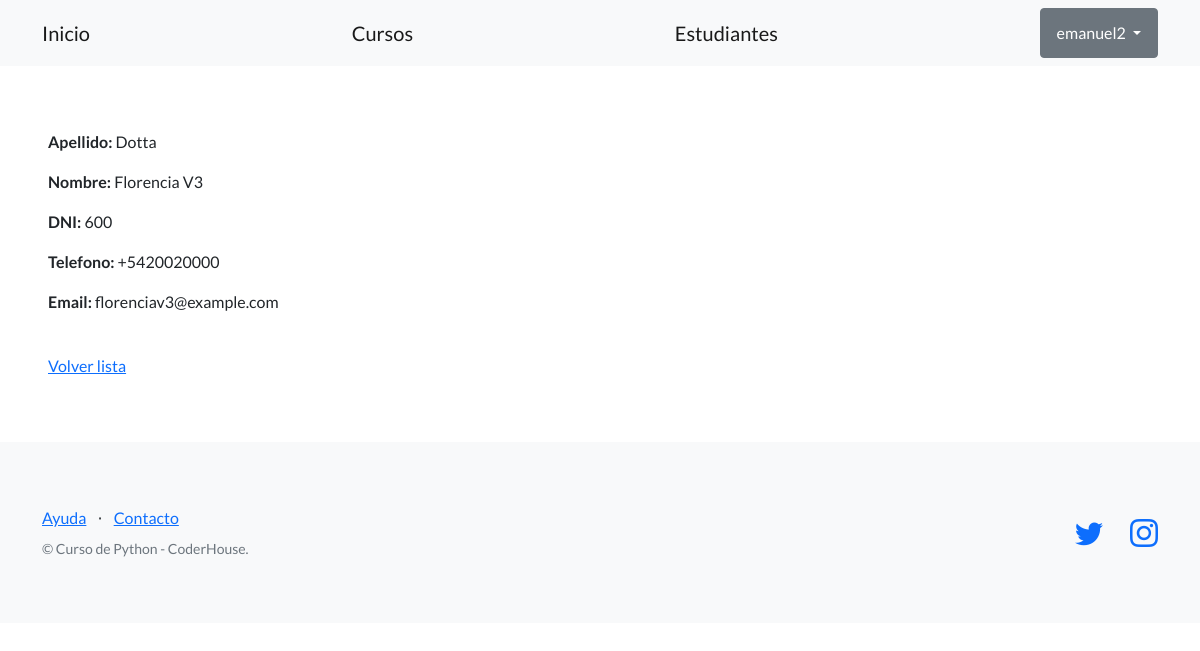
Page /estudios/estudiantes/2/ (signed in) on the committed database.
### control_estudios/models.py (models this page shows, shortened)
class Estudiante(models.Model):
    apellido = models.CharField(max_length=256)
    nombre = models.CharField(max_length=256)
    email = models.EmailField(blank=True)
    telefono = models.CharField(max_length=20, blank=True)
    dni = models.CharField(max_length=32)
    fecha_nacimiento = models.DateField(null=True)
    creador = models.ForeignKey(User, on_delete=models.SET_NULL, null=True)

### control_estudios/views.py (the view)
# urls.py: path('estudiantes/<int:pk>/', EstudianteDetailView.as_view(), name="ver_estudiante"),
class EstudianteDetailView(LoginRequiredMixin, DetailView):
    model = Estudiante
    success_url = reverse_lazy('lista_estudiantes')

### control_estudios/templates/control_estudios/estudiante_detail.html
{% extends "control_estudios/base.html" %}
{% block contenido %}
<p>
  <strong>Apellido:</strong> {{object.apellido}}
</p>
<p>
  <strong>Nombre:</strong> {{object.nombre}}
</p>
<p>
  <strong>DNI:</strong> {{object.dni}}
</p>
<p>
  <strong>Telefono:</strong> {{object.telefono}}
</p>
<p>
  <strong>Email:</strong> {{object.email}}
</p>
<br>
<a href="{% url 'lista_estudiantes' %}">Volver lista</a>
{% endblock contenido %}

### control_estudios/templates/control_estudios/base.html (shortened to what this page needs)
{% load static %}
<!DOCTYPE html>
<html lang="en">
    <head>
        <link href="https://cdn.jsdelivr.net/npm/bootstrap-icons@1.5.0/font/bootstrap-icons.css" rel="stylesheet" type="text/css" />
        <link href="{% static 'css/styles.css' %}" rel="stylesheet" />
    </head>
    <body>
        <nav class="navbar navbar-light bg-light static-top">
            <div class="container">
                <a class="navbar-brand" href="{% url 'inicio' %}">Inicio</a>
                <a class="navbar-brand" href="{% url 'lista_cursos' %}">Cursos</a>
                <a class="navbar-brand" href="{% url 'lista_estudiantes' %}">Estudiantes</a>
                {% if user.is_authenticated %}
                <div class="dropdown">
                    <button class="btn btn-secondary dropdown-toggle" type="button" id="dropdownMenuButton1" data-bs-toggle="dropdown" aria-expanded="false">
                        <div style="display: inline-flex;">
                            <span>{{ user.username }}</span>
                        </div>
                    </button>
                    </div>
                </div>
                {% else %}
                <a class="btn btn-primary" href="{% url 'login' %}">Iniciar sesión</a>
                <a class="btn btn-success" href="{% url 'registro' %}">Crear nueva cuenta</a>
                {% endif %}
        </nav>
        <section style="padding:4rem 3rem;">
            {% block contenido %}
            {% endblock contenido %}
        </section>
        <footer class="footer bg-light">
            <div class="container">
                <div class="row">
                    <div class="col-lg-6 h-100 text-center text-lg-start my-auto">
                        <ul class="list-inline mb-2">
                            <li class="list-inline-item"><a href="#!">Ayuda</a></li>
                            <li class="list-inline-item">⋅</li>
                            <li class="list-inline-item"><a href="#!">Contacto</a></li>
                        </ul>
                        <p class="text-muted small mb-4 mb-lg-0">&copy; Curso de Python - CoderHouse.</p>
                    </div>
                    <div class="col-lg-6 h-100 text-center text-lg-end my-auto">
                        <ul class="list-inline mb-0">
                            <li class="list-inline-item me-4">
                                <a href="https://twitter.com/coderhouse"><i class="bi-twitter fs-3"></i></a>
                            </li>
                            <li class="list-inline-item">
                                <a href="https://www.instagram.com/coderhouse/?hl=es"><i class="bi-instagram fs-3"></i></a>
                            </li>
                        </ul>
                    </div>
                </div>
            </div>
        </footer>
    </body>
</html>

### rows in the picture
Estudiante: apellido "Dotta", nombre "Florencia V3", dni "600", telefono "+5420020000", email "florenciav3@example.com"

### other values in the picture
{{ user.username }} "emanuel2"
